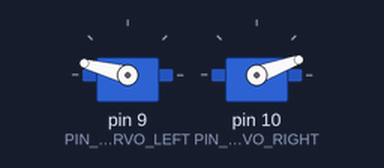
A sketch run on a simulated Arduino Uno, built with avr-gcc and run on an emulated ATmega328P. On the bench: 2 × servo.

Above: at 0.1 s.
At 3.1 s:
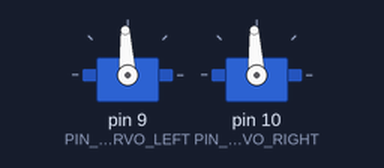
Timing chart, 0 to 4.6 s (numbered marks = the images above):
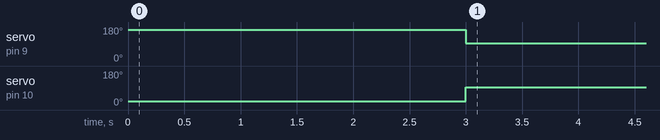

The sketch:

User_Program3_1.ino
```cpp
#include <Drive.h>

/*Software 1073 Arduino BoeBots
User Program
Method stubs are pre-made. add your own code to complete the challenge!

Program Task: drive the robot forward for a few seconds
Feel free to view the example program within the same folder if you need help!
*/
#define PIN_SERVO_RIGHT 10
#define PIN_SERVO_LEFT 9

int delayValue = 3000;

Drive *drive;
 void setup(){
  drive = new Drive(PIN_SERVO_LEFT, PIN_SERVO_RIGHT);
  drive->fwd(50);
  delay(delayValue);
  drive->stop();

}

void loop(){

}
```

Measured:
- by itself, servo on pin 9 (PIN_SERVO_LEFT): 165° → 93° at 3.0 s
- by itself, servo on pin 10 (PIN_SERVO_RIGHT): 20° → 93° at 3.0 s
